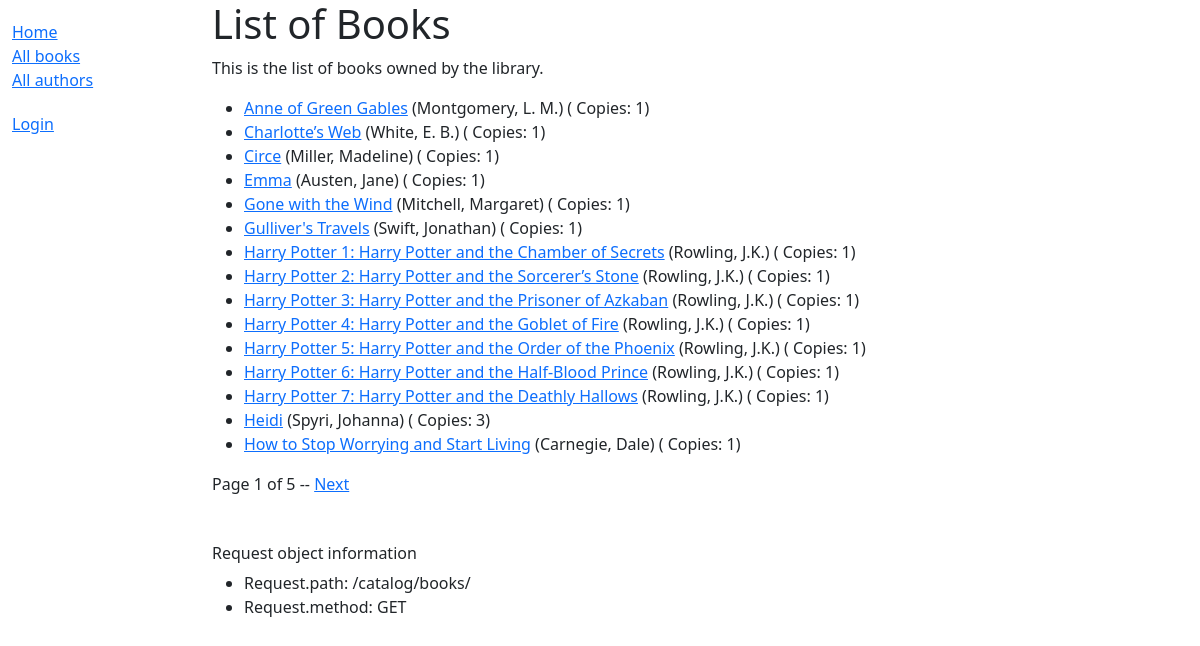
Before: /catalog/books/ with the older database file.
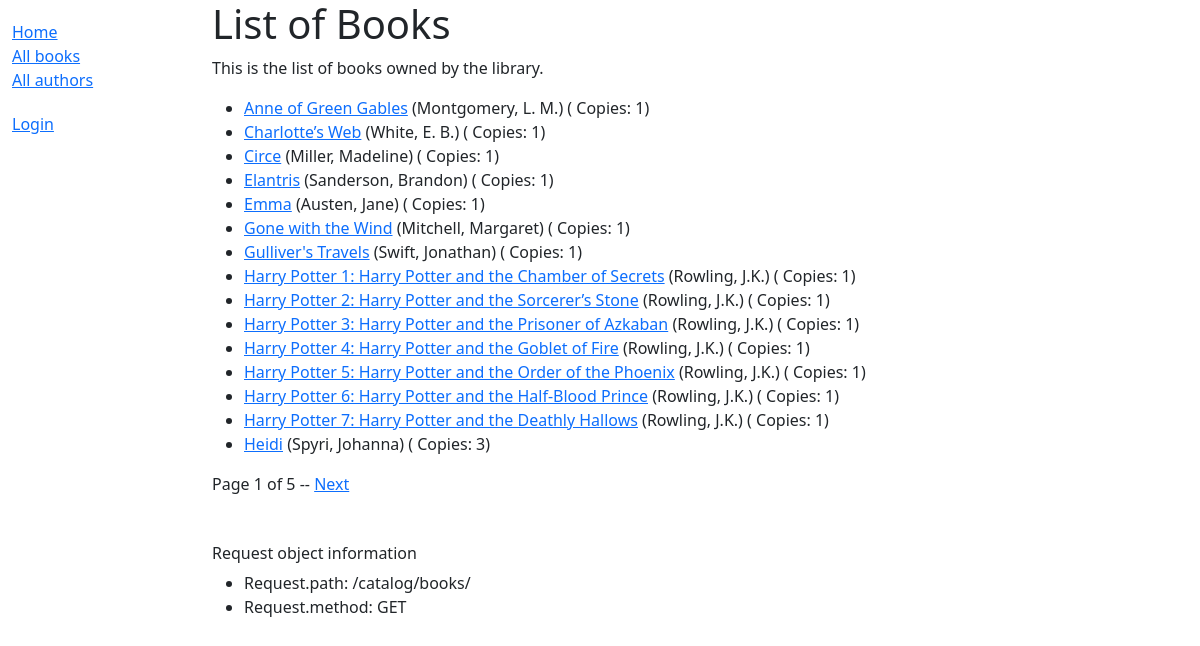
After: the same page with the newer database file.
### catalog/models.py (models this page shows, shortened)
class Book(models.Model):
    title = models.CharField(max_length=200)
    author = models.ForeignKey('Author', on_delete=models.RESTRICT, null=True)
    summary = models.TextField(
        max_length=1000,
        help_text="Enter a brief description of the book",
    )
    isbn = models.CharField(
        'ISBN',
        max_length=13,
        unique=True,
        help_text='13 Character <a href="https://www.isbn-international.org/'
                  'content/what-isbn">ISBN number</a>',
    )
    genre = models.ManyToManyField(
        Genre,
        help_text="Select a genre for this book",
    )   # each genre can have many books and a book can have multiple genres
    def display_genre(self):
        """Create a string for the Genre. Required to display in Admin."""
        return '; '.join(genre.name for genre in self.genre.all()[:3])
    display_genre.short_description = 'Genre'
    language = models.ForeignKey(
        Language, on_delete=models.SET_NULL, null=True
    )
    def get_absolute_url(self):
        return reverse('catalog:book-detail', args=[str(self.id)])
    class Meta:
        ordering = ['title', 'author']

class Author(models.Model):
    first_name = models.CharField(max_length=100)
    last_name = models.CharField(max_length=100)
    date_of_birth = models.DateField(null=True, blank=True)
    date_of_death = models.DateField('died', null=True, blank=True)
    class Meta:
        ordering = ['last_name', 'first_name']
    def __str__(self) -> str:
        return f'{self.last_name}, {self.first_name}'

### catalog/views.py (the view)
# urls.py: path('books/', views.BookListView.as_view(), name='books'),
class BookListView(generic.ListView):
    model = Book
    paginate_by = 15
    def get_context_data(self, **kwargs: Any) -> dict[str, Any]:
        context = super().get_context_data(**kwargs)
        context['some_data'] = 'Some other data'
        return context

### catalog/templates/catalog/book_list.html (shortened to what this page needs)
{% extends 'base_generic.html' %}
{% block content %}
    <h1>List of Books</h1>
    <p>
        This is the list of books owned by the library.
    </p>
    {% if object_list %}
        <ul>
            {% for book in object_list %}
                <li>
                    <a href="{{ book.get_absolute_url }}">{{ book.title }}</a>
                    ({{ book.author }}) ( Copies: {{ book.bookinstance_set.count }})
                </li>
            {% endfor %}
        </ul>
    {% else %}
        <p>There are not books in the library.</p>
    {% endif %}
{% endblock %}

Changed rows visible on the page:
no longer on this page (row unchanged): Book: title "How to Stop Worrying and Start Living", author "Carnegie, Dale", bookinstance_set.count "1"
added Book: title "Elantris", author "Sanderson, Brandon", bookinstance_set.count "1"
